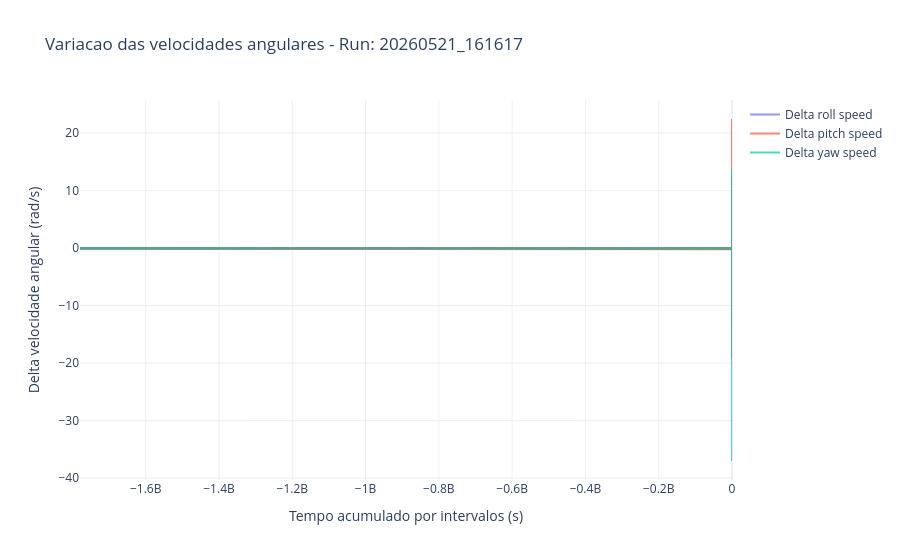
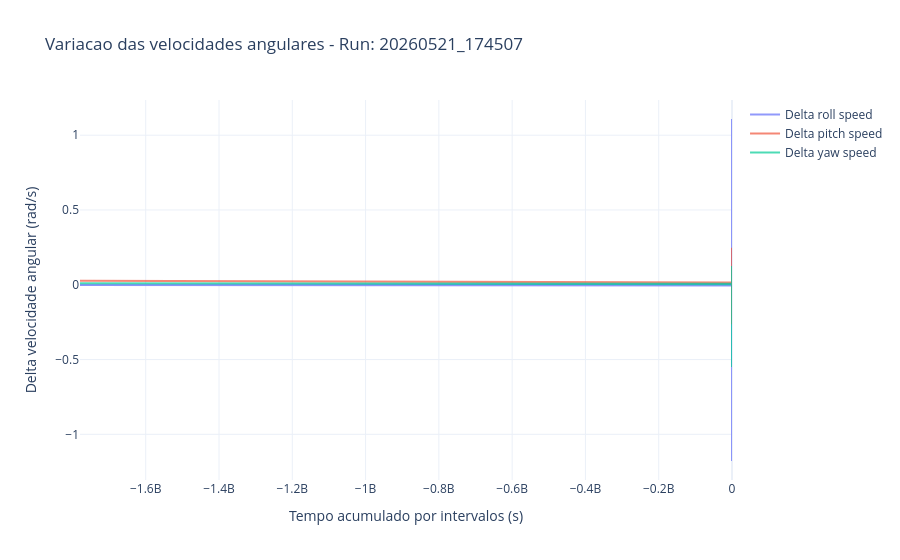
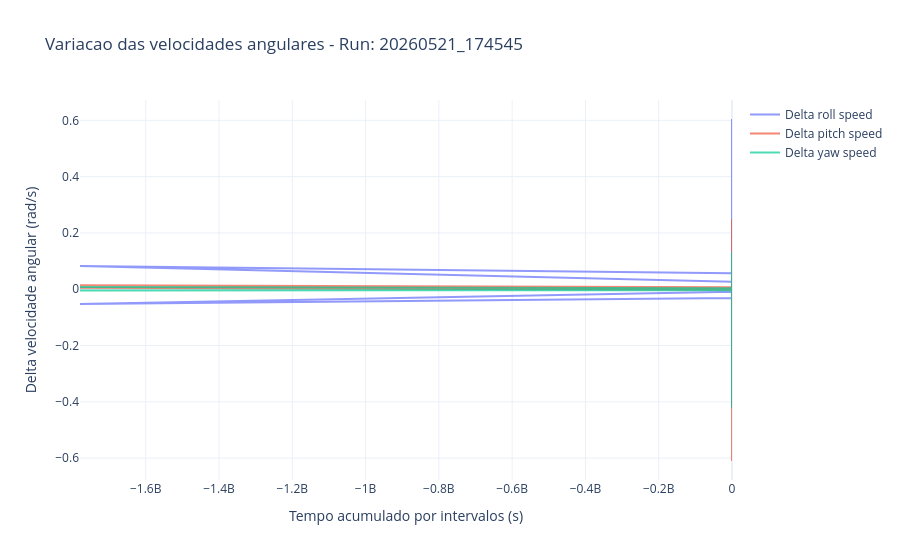
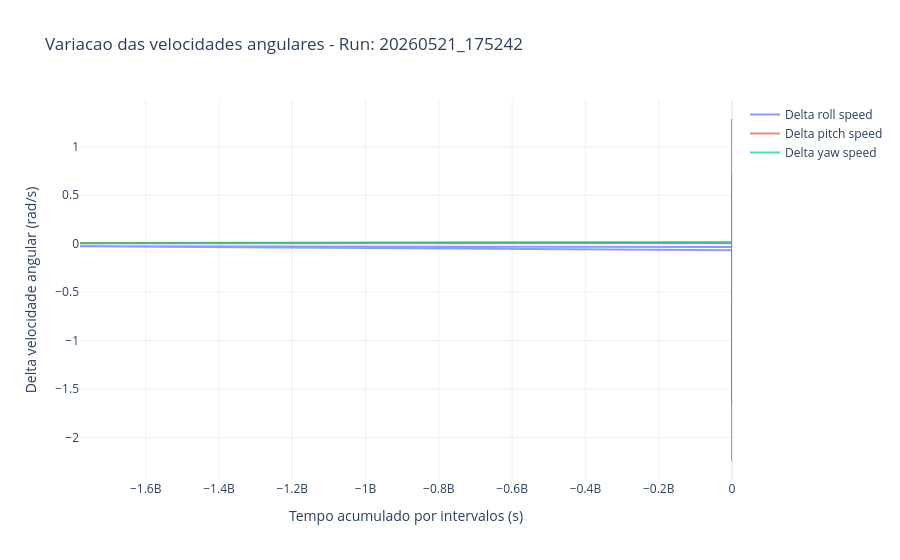

Notebook code for these charts, in order:
### Markdown cell above
#### Variacao das velocidades angulares

### Code cell
for caminho, df in zip(caminhos_ficheiros, lista_dfs):
    timestamp = caminho.parent.name.replace("voo_teste_", "")
    fig_2d = go.Figure()
    fig_2d.add_trace(go.Scatter(x=df["tempo_s"], y=df["delta_roll_speed_rad_s"], mode="lines", name="Delta roll speed", opacity=0.7))
    fig_2d.add_trace(go.Scatter(x=df["tempo_s"], y=df["delta_pitch_speed_rad_s"], mode="lines", name="Delta pitch speed", opacity=0.7))
    fig_2d.add_trace(go.Scatter(x=df["tempo_s"], y=df["delta_yaw_speed_rad_s"], mode="lines", name="Delta yaw speed", opacity=0.7))
    fig_2d.update_layout(title=f"Variacao das velocidades angulares - Run: {timestamp}", xaxis_title="Tempo acumulado por intervalos (s)", yaxis_title="Delta velocidade angular (rad/s)", template="plotly_white", hovermode="x unified")
    fig_2d.show()

### Figure 1 — Plotly figure (JSON) as saved in the notebook; plotly's stock layout.template omitted (floating-point values rounded to 4 significant figures; data arrays with more than 128 entries replaced by an {"elided": "..."} marker saying what was removed)
{"data": [{"mode": "lines", "name": "Delta roll speed", "opacity": 0.7, "type": "scatter", "x": {"elided": "3890 float values"}, "y": {"elided": "3890 float values"}}, {"mode": "lines", "name": "Delta pitch speed", "opacity": 0.7, "type": "scatter", "x": {"elided": "3890 float values"}, "y": {"elided": "3890 float values"}}, {"mode": "lines", "name": "Delta yaw speed", "opacity": 0.7, "type": "scatter", "x": {"elided": "3890 float values"}, "y": {"elided": "3890 float values"}}], "layout": {"hovermode": "x unified", "title": {"text": "Variacao das velocidades angulares - Run: 20260521_161617"}, "xaxis": {"title": {"text": "Tempo acumulado por intervalos (s)"}}, "yaxis": {"title": {"text": "Delta velocidade angular (rad/s)"}}}}

### Figure 2 — Plotly figure (JSON) as saved in the notebook; plotly's stock layout.template omitted (floating-point values rounded to 4 significant figures; data arrays with more than 128 entries replaced by an {"elided": "..."} marker saying what was removed)
{"data": [{"mode": "lines", "name": "Delta roll speed", "opacity": 0.7, "type": "scatter", "x": {"elided": "2921 float values"}, "y": {"elided": "2921 float values"}}, {"mode": "lines", "name": "Delta pitch speed", "opacity": 0.7, "type": "scatter", "x": {"elided": "2921 float values"}, "y": {"elided": "2921 float values"}}, {"mode": "lines", "name": "Delta yaw speed", "opacity": 0.7, "type": "scatter", "x": {"elided": "2921 float values"}, "y": {"elided": "2921 float values"}}], "layout": {"hovermode": "x unified", "title": {"text": "Variacao das velocidades angulares - Run: 20260521_174507"}, "xaxis": {"title": {"text": "Tempo acumulado por intervalos (s)"}}, "yaxis": {"title": {"text": "Delta velocidade angular (rad/s)"}}}}

### Figure 3 — Plotly figure (JSON) as saved in the notebook; plotly's stock layout.template omitted (floating-point values rounded to 4 significant figures; data arrays with more than 128 entries replaced by an {"elided": "..."} marker saying what was removed)
{"data": [{"mode": "lines", "name": "Delta roll speed", "opacity": 0.7, "type": "scatter", "x": {"elided": "3076 float values"}, "y": {"elided": "3076 float values"}}, {"mode": "lines", "name": "Delta pitch speed", "opacity": 0.7, "type": "scatter", "x": {"elided": "3076 float values"}, "y": {"elided": "3076 float values"}}, {"mode": "lines", "name": "Delta yaw speed", "opacity": 0.7, "type": "scatter", "x": {"elided": "3076 float values"}, "y": {"elided": "3076 float values"}}], "layout": {"hovermode": "x unified", "title": {"text": "Variacao das velocidades angulares - Run: 20260521_174545"}, "xaxis": {"title": {"text": "Tempo acumulado por intervalos (s)"}}, "yaxis": {"title": {"text": "Delta velocidade angular (rad/s)"}}}}

### Figure 4 — Plotly figure (JSON) as saved in the notebook; plotly's stock layout.template omitted (floating-point values rounded to 4 significant figures; data arrays with more than 128 entries replaced by an {"elided": "..."} marker saying what was removed)
{"data": [{"mode": "lines", "name": "Delta roll speed", "opacity": 0.7, "type": "scatter", "x": {"elided": "3027 float values"}, "y": {"elided": "3027 float values"}}, {"mode": "lines", "name": "Delta pitch speed", "opacity": 0.7, "type": "scatter", "x": {"elided": "3027 float values"}, "y": {"elided": "3027 float values"}}, {"mode": "lines", "name": "Delta yaw speed", "opacity": 0.7, "type": "scatter", "x": {"elided": "3027 float values"}, "y": {"elided": "3027 float values"}}], "layout": {"hovermode": "x unified", "title": {"text": "Variacao das velocidades angulares - Run: 20260521_175242"}, "xaxis": {"title": {"text": "Tempo acumulado por intervalos (s)"}}, "yaxis": {"title": {"text": "Delta velocidade angular (rad/s)"}}}}
